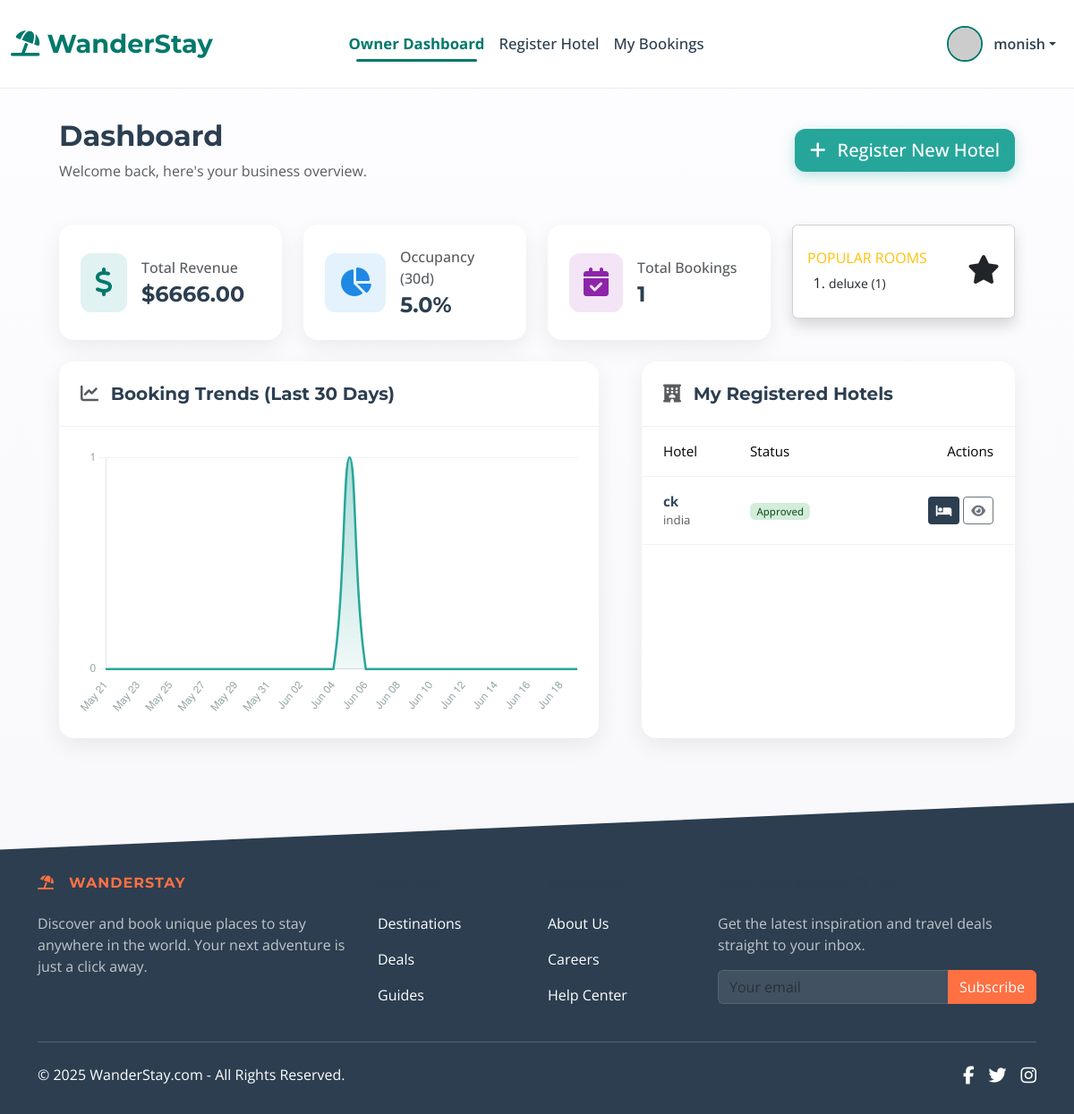
The app's page /owner_dashboard (signed in), older data.
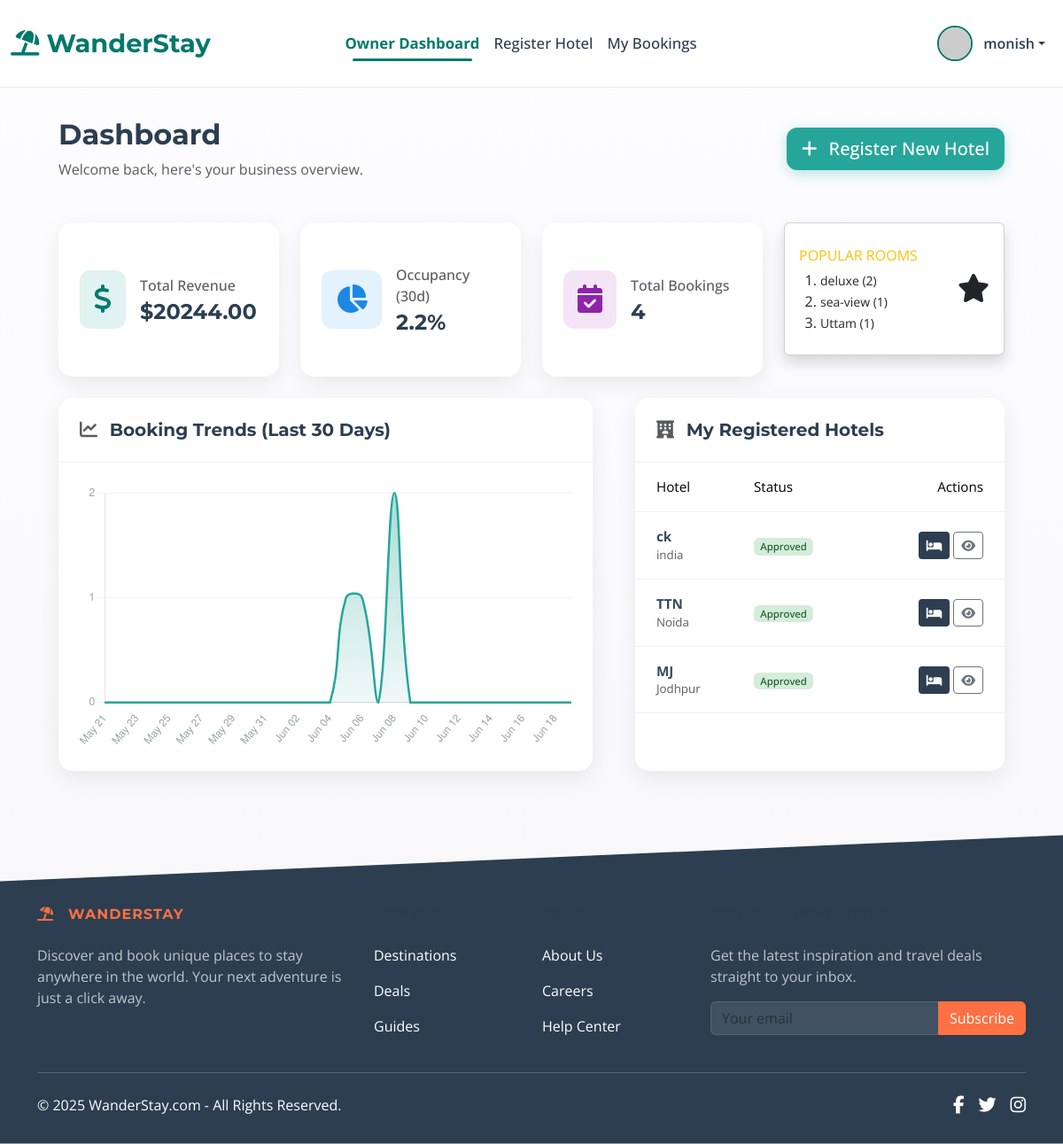
The same page, newer data.
### app.py (models this page shows, shortened)
class RoomType(db.Model):
    id = db.Column(db.Integer, primary_key=True)
    hotel_id = db.Column(db.Integer, db.ForeignKey('hotel.id', ondelete='CASCADE'), nullable=False)
    name = db.Column(db.String(100), nullable=False)
    description = db.Column(db.Text, nullable=True)
    price_per_night = db.Column(db.Float, nullable=False)
    number_of_rooms = db.Column(db.Integer, nullable=False, default=1)
    amenities = db.Column(db.String(300), nullable=True)
    main_image_url = db.Column(db.String(255), nullable=True, default='https://via.placeholder.com/800x500.png?text=Room+Image')
    gallery_images = db.relationship('RoomImage', backref='room_type_ref', lazy='dynamic', cascade="all, delete-orphan")
    bookings = db.relationship('Booking', backref='room_type', lazy='dynamic', cascade="all, delete-orphan")
    availabilities = db.relationship('Availability', backref='room_type_ref', lazy='dynamic', cascade="all, delete-orphan")

class Hotel(db.Model):
    id = db.Column(db.Integer, primary_key=True)
    name = db.Column(db.String(100), nullable=False)
    location = db.Column(db.String(200), nullable=False)
    description = db.Column(db.Text, nullable=True)
    price_per_night = db.Column(db.Float, nullable=True)
    image_url = db.Column(db.String(255), nullable=True, default='https://via.placeholder.com/800x500.png?text=Main+Hotel+Image')
    owner_id = db.Column(db.Integer, db.ForeignKey('user.id', ondelete='CASCADE'), nullable=False)
    owner = db.relationship('User', back_populates='hotels')
    is_approved = db.Column(db.Boolean, default=False, nullable=False)
    star_rating = db.Column(db.Integer, nullable=True)
    amenities = db.relationship('Amenity', secondary=hotel_amenities, lazy='subquery', backref=db.backref('hotels', lazy=True))
    latitude = db.Column(db.Float, nullable=True)
    longitude = db.Column(db.Float, nullable=True)
    gallery_images = db.relationship('HotelImage', backref='hotel_ref', lazy='dynamic', cascade="all, delete-orphan")
    bookings = db.relationship('Booking', backref='hotel', lazy=True, foreign_keys='Booking.hotel_id', cascade="all, delete-orphan")
    wishlisted_by_users = db.relationship('Wishlist', backref='hotel', lazy='dynamic', cascade='all, delete-orphan')
    room_types = db.relationship('RoomType', backref='hotel', lazy='dynamic', cascade="all, delete-orphan")
    bookings = db.relationship('Booking', backref='hotel', lazy=True)

### app.py (the view)
@app.route('/owner_dashboard')
@role_required('owner')
def owner_dashboard():
    hotels = Hotel.query.filter_by(owner_id=current_user.id).all()
    hotel_ids = [h.id for h in hotels]
    analytics = {'total_revenue': 0, 'occupancy_rate': 0, 'total_bookings': 0, 'popular_room_types': [], 'chart_labels': [], 'chart_data': []}
    if hotel_ids:
        all_bookings = Booking.query.filter(Booking.hotel_id.in_(hotel_ids)).all()
        analytics['total_bookings'] = len(all_bookings)
        analytics['total_revenue'] = sum(b.total_price for b in all_bookings)
        if all_bookings:
            room_type_counts = Counter(b.room_type.name for b in all_bookings)
            analytics['popular_room_types'] = room_type_counts.most_common(3)
        today = date.today(); start_period = today - timedelta(days=30)
        total_possible_room_nights = 0; total_booked_room_nights = 0
        owner_room_types = RoomType.query.filter(RoomType.hotel_id.in_(hotel_ids)).all()
        for i in range(30):
            for room_type in owner_room_types: total_possible_room_nights += get_daily_details(room_type, start_period + timedelta(days=i))['available']
        for booking in Booking.query.filter(Booking.hotel_id.in_(hotel_ids), Booking.check_in_date < today, Booking.check_out_date > start_period).all():
            overlap_start = max(booking.check_in_date, start_period); overlap_end = min(booking.check_out_date, today)
            if (overlap_end - overlap_start).days > 0: total_booked_room_nights += (overlap_end - overlap_start).days
        if total_possible_room_nights > 0: analytics['occupancy_rate'] = (total_booked_room_nights / total_possible_room_nights) * 100
        bookings_by_day = {(start_period + timedelta(days=i)).strftime("%b %d"): 0 for i in range(30)}
        for booking in [b for b in all_bookings if b.created_at.date() >= start_period]:
            day_str = booking.created_at.strftime("%b %d")
            if day_str in bookings_by_day: bookings_by_day[day_str] += 1
        analytics['chart_labels'] = list(bookings_by_day.keys()); analytics['chart_data'] = list(bookings_by_day.values())
    return render_template('owner_dashboard.html', hotels=hotels, analytics=analytics)

### app.py (called while the page is built)
@login_manager.user_loader
def load_user(user_id):
    user = User.query.get(int(user_id))
    if user and user.is_active:
        return user
    return None

def role_required(role_name):
    def decorator(f):
        @wraps(f)
        @login_required
        def decorated_function(*args, **kwargs):
            roles = role_name if isinstance(role_name, list) else [role_name]
            if current_user.role not in roles:
                flash(f"Access Denied: You need one of the following roles: {', '.join(roles)}.", "danger")
                return redirect(url_for('index'))
            return f(*args, **kwargs)
        return decorated_function
    return decorator

@app.context_processor
def utility_processor():
    def is_hotel_in_wishlist(hotel_id):
        if current_user.is_authenticated:
            return Wishlist.query.filter_by(user_id=current_user.id, hotel_id=hotel_id).first() is not None
        return False
    return dict(is_hotel_in_wishlist=is_hotel_in_wishlist)

### templates/owner_dashboard.html (shortened to what the changed rows need)
{% extends "base.html" %}
{% block content %}
<div class="container-fluid mt-4 mb-5 px-4">
    <div class="d-flex justify-content-between align-items-center mb-5">
        <div>
            <h1 class="h2 fw-bold" style="color: #2c3e50;">Dashboard</h1>
        </div>
    </div>
    <div class="row mb-4 g-4">
        <div class="col-xl-3 col-md-6">
            <div class="card card-metric h-100 p-2">
                <div class="card-body d-flex align-items-center">
                    <div>
                        <p class="mb-1 text-muted" style="font-weight: 500;">Total Revenue</p>
                        <h4 class="h4 mb-0 fw-bold" style="color: #2c3e50;">${{ "%.2f"|format(analytics.total_revenue) }}</h4>
                    </div>
                </div>
            </div>
        </div>
        <div class="col-xl-3 col-md-6">
            <div class="card card-metric h-100 p-2">
                <div class="card-body d-flex align-items-center">
                    <div>
                        <p class="mb-1 text-muted" style="font-weight: 500;">Occupancy (30d)</p>
                        <h4 class="h4 mb-0 fw-bold" style="color: #2c3e50;">{{ "%.1f"|format(analytics.occupancy_rate) }}%</h4>
                    </div>
                </div>
            </div>
        </div>
        <div class="col-xl-3 col-md-6">
            <div class="card card-metric h-100 p-2">
                <div class="card-body d-flex align-items-center">
                    <div>
                        <p class="mb-1 text-muted" style="font-weight: 500;">Total Bookings</p>
                        <h4 class="h4 mb-0 fw-bold" style="color: #2c3e50;">{{ analytics.total_bookings }}</h4>
                    </div>
                </div>
            </div>
        </div>
    <div class="col-xl-3 col-md-6 mb-4">
            <div class="card border-left-warning shadow h-100 py-2">
                <div class="card-body">
                    <div class="row no-gutters align-items-center">
                        <div class="col mr-2">
                            {% if analytics.popular_room_types %}
                                <ol class="mb-0 ps-4">
                                {% for room, count in analytics.popular_room_types %}
                                    <li><small>{{ room }} ({{count}})</small></li>
                                {% endfor %}
                                </ol>
                            {% else %}
                                <div class="small text-gray-800">No bookings yet.</div>
                            {% endif %}
                        </div>
                    </div>
                </div>
            </div>
        </div>
    </div>
    <div class="row g-5">
        <div class="col-lg-7">
            <div class="card card-metric h-100">
                <div class="card-body p-4">
                    <canvas id="bookingChart" style="min-height: 300px;"></canvas>
                </div>
            </div>
        </div>
        <div class="col-lg-5">
             <div class="card card-metric h-100">
                <div class="card-body p-0">
                    {% if hotels %}
                    <div class="table-responsive">
                        <table class="table table-hover align-middle mb-0" style="font-size: 0.95rem;">
                            <thead style="color: #6c757d;">
                                <tr style="border-bottom: 1px solid #eef2f7;">
                                    <th class="ps-4 py-3 fw-normal">Hotel</th>
                                    <th class="py-3 fw-normal">Status</th>
                                    <th class="pe-4 py-3 fw-normal text-end">Actions</th>
                                </tr>
                            </thead>
                            <tbody>
                                {% for hotel in hotels %}
                                <tr style="border-bottom: 1px solid #eef2f7;">
                                    <td class="ps-4 py-3">
                                        <div class="fw-bold" style="color: #34495e;">{{ hotel.name }}</div>
                                        <div class="small text-muted">{{ hotel.location }}</div>
                                    </td>
                                    <td class="py-3">
                                        {% if hotel.is_approved %}
                                            <span class="badge" style="background-color: #d4edda; color: #155724; font-weight: 500;">Approved</span>
                                        {% else %}
                                            <span class="badge" style="background-color: #fff3cd; color: #856404; font-weight: 500;">Pending</span>
                                        {% endif %}
                                    </td>
                                    <td class="text-end pe-4 py-3">
                                        <a href="{{ url_for('manage_rooms', hotel_id=hotel.id) }}" class="btn btn-sm" style="background-color: #2c3e50; color: white;" title="Manage Rooms"><i class="fas fa-bed"></i></a>
                                        <a href="{{ url_for('hotel_detail', hotel_id=hotel.id) }}" class="btn btn-sm btn-outline-secondary" title="View Hotel Page"><i class="fas fa-eye"></i></a>
                                    </td>
                                </tr>
                                {% endfor %}
                            </tbody>
                        </table>
                    </div>
                    {% else %}
                    <div class="d-flex align-items-center justify-content-center h-100 p-4">
                        <p class="text-muted text-center">You have not registered any hotels yet.</p>
                    </div>
                    {% endif %}
                </div>
            </div>
        </div>
    </div>
</div>
{% endblock %}

Row changes from the older to the newer data that the page shows:
computed for RoomType "deluxe": count "1" → "2"
added RoomType: name "sea-view", hotel "1"
added RoomType: name "Uttam", count "1"
added Hotel: name "TTN", location "Noida", is_approved "Approved"
added Hotel: name "MJ", location "Jodhpur", is_approved "Approved"
Text that changed along with them:
{{ "%.2f"|format(analytics.total_revenue) }}: "6666.00" → "20244.00"
{{ "%.1f"|format(analytics.occupancy_rate) }}: "5.0" → "2.2"
{{ analytics.total_bookings }}: "1" → "4"
chart data {{ analytics.chart_data|tojson|safe }}: [0, 0, 0, 0, 0, 0, 0, 0, 0, 0, 0, 0, 0, 0, 0, 1, 0, 0, 0, 0, 0, 0, 0, 0, 0, 0, 0, 0, 0, 0] → [0, 0, 0, 0, 0, 0, 0, 0, 0, 0, 0, 0, 0, 0, 0, 1, 1, 0, 2, 0, 0, 0, 0, 0, 0, 0, 0, 0, 0, 0]
